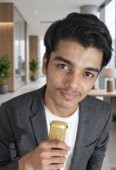
#> input picture static/team/meet.jpg, 116 x 170 px
$ python convert_team_images.py
#> lines starting #> are read from the running program, lines starting #| are printed output that depends on the picture
"""
convert_team_images.py

Converts your 5 team photos into raw RGB565 pixel arrays baked into a
C header file, so the ESP32 can draw them directly to the ST7735 screen
with drawRGBBitmap() -- no WiFi, no JPEG decode, no network round-trip.

HOW TO USE (step by step):
1. Put your 5 real photos in the SAME folder as this script.
   Any image size/format is fine (jpg or png) -- this script will
   center-crop and resize them automatically. You do NOT need to resize
   them yourself first.
2. If your photo filenames don't match the ones listed in TEAM_PHOTOS
   below, either rename your photos to match, OR edit the filenames in
   TEAM_PHOTOS to match your actual files.
3. Run:  python convert_team_images.py
4. It creates a file called team_images.h in this same folder.
5. Copy (or move) team_images.h into the folder where jarvis_esp32.ino
   lives -- it MUST sit right next to the .ino file, Arduino won't find
   it in a subfolder or a different location.
6. Open jarvis_esp32.ino in the Arduino IDE and re-upload ("Flash") it
   to the ESP32, same as you normally do.
7. Say "who made you" to Jarvis -- the 5 photos should now show on the
   robot's screen instantly, with no WiFi needed for the images.
"""

from PIL import Image
import os

# Left side = photo filename to look for in this folder.
# Right side = the C variable name jarvis_esp32.ino expects.
# Edit the LEFT side only if your filenames are different.
TEAM_PHOTOS = {
    "meet.jpg":   "meet_img",
    "bhakti.jpg": "bhakti_img",
    "shreya.jpg": "shreya_img",
    "dhara.jpg":  "dhara_img",
    "janvi.jpg":  "janvi_img",
}

# Must match the ST7735 screen size used in jarvis_esp32.ino
# (showHardcodedProfile draws at 128x128). Don't change this number
# unless you also change the .ino code that draws it.
OUTPUT_SIZE = 128


def image_to_rgb565_values(path: str, size: int = OUTPUT_SIZE):
#> called with path = 'meet.jpg', size = 128
    img = Image.open(path).convert("RGB")
#> img is the input picture: PIL image 116x170 RGB; mean R, G, B 126, 115.1, 108.7

    # Center-crop to a square first, so resizing doesn't stretch/squish
    # faces if the original photo isn't already square.
    w, h = img.size
#> w = 116; h = 170
    side = min(w, h)
#> side = 116
    left = (w - side) // 2
#> left = 0
    top = (h - side) // 2
#> top = 27
    img = img.crop((left, top, left + side, top + side))
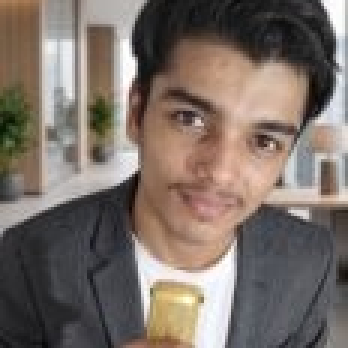
#> img: PIL image 116x116 RGB (shown 3 times larger); mean R, G, B 123.2, 111.4, 103.8
    img = img.resize((size, size), Image.LANCZOS)
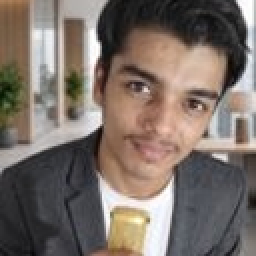
#> img: PIL image 128x128 RGB (shown 2 times larger); mean R, G, B 123.2, 111.4, 103.8

    values = []
    for (r, g, b) in img.getdata():
        # Pack 8-bit RGB into 16-bit RGB565 (5 bits red, 6 green, 5 blue)
        rgb565 = ((r & 0xF8) << 8) | ((g & 0xFC) << 3) | (b >> 3)
        values.append(rgb565)
#> this loop made 16384 passes
#> (r, g, b, rgb565) on passes 1 to 3: (169, 126, 91, 44011), (168, 128, 92, 44043), (165, 122, 87, 41930)
#> after the loop, values = 16384 values, max 65535 at index 122, min 32 at index 87, mean 31532.7
    return values


def main():
    lines = [
        "#pragma once",
        "// AUTO-GENERATED by convert_team_images.py -- do not edit by hand.",
        "// Re-run the script and re-copy this file if you change any photos.",
        "",
    ]

    found_any = False
    for filename, varname in TEAM_PHOTOS.items():
        if not os.path.exists(filename):
            print(f"WARNING: '{filename}' not found in this folder -- skipping {varname}.")
            print("         (Rename your photo to match, or edit TEAM_PHOTOS in this script.)")
            continue

        found_any = True
        print(f"Converting {filename} -> {varname} ...")
        values = image_to_rgb565_values(filename)

        lines.append(f"const uint16_t {varname}[{len(values)}] = {{")
        for i in range(0, len(values), 16):
            chunk = values[i:i + 16]
            lines.append("  " + ", ".join(str(v) for v in chunk) + ",")
#> this loop made 1024 passes
#> i on passes 2 to 4: 16, 32, 48
#> after the loop, lines = 1029 items
        lines.append("};")
        lines.append("")
#> pass 2 of the loop in main, `for filename, varname in TEAM_PHOTOS.items():`:
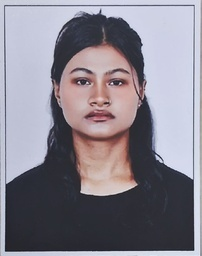
#> input picture static/team/bhakti.jpg, 202 x 256 px
#> in image_to_rgb565_values, img is the input picture: PIL image 202x256 RGB; mean R, G, B 135.1, 130.8, 141.4
#> in image_to_rgb565_values (call 2), `img = img.crop((left, top, left + side, top + side))`:
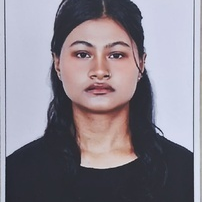
#> img: PIL image 202x202 RGB; mean R, G, B 136.4, 130.3, 140.2
#> in image_to_rgb565_values (call 2), `img = img.resize((size, size), Image.LANCZOS)`:
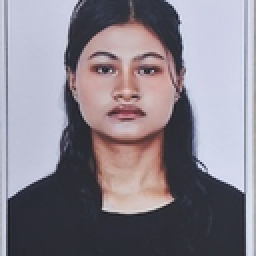
#> img: PIL image 128x128 RGB (shown 2 times larger); mean R, G, B 136.4, 130.2, 140.2
#> the loop in image_to_rgb565_values (call 2), `for (r, g, b) in img.getdata():` made 16384 passes
#> (r, g, b, rgb565) on passes 1 to 3: (196, 199, 214, 50746), (207, 210, 227, 52892), (149, 152, 169, 38101)
#> after the loop in image_to_rgb565_values (call 2), `for (r, g, b) in img.getdata():`: values = 16384 values, max 59231 at index 12281, min 4260 at index 12804, mean 35053.2
#> the loop in main, `for i in range(0, len(values), 16):` made 1024 passes
#> after the loop in main, `for i in range(0, len(values), 16):`: lines = 2056 items
#> pass 3 of the loop in main, `for filename, varname in TEAM_PHOTOS.items():`:
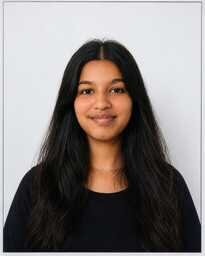
#> input picture static/team/shreya.jpg, 205 x 256 px
#> in image_to_rgb565_values, img is the input picture: PIL image 205x256 RGB; mean R, G, B 134, 127.6, 125.7
#> in image_to_rgb565_values (call 3), `img = img.crop((left, top, left + side, top + side))`:
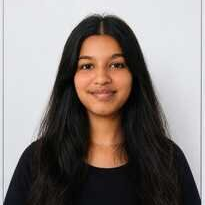
#> img: PIL image 205x205 RGB; mean R, G, B 133.4, 125.5, 122.3
#> in image_to_rgb565_values (call 3), `img = img.resize((size, size), Image.LANCZOS)`:
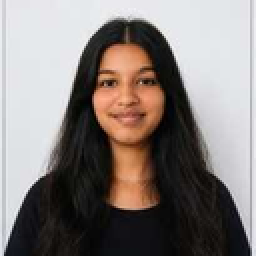
#> img: PIL image 128x128 RGB (shown 2 times larger); mean R, G, B 133.4, 125.5, 122.3
#> the loop in image_to_rgb565_values (call 3), `for (r, g, b) in img.getdata():` made 16384 passes
#> (r, g, b, rgb565) on passes 1 to 3: (232, 231, 236, 61245), (213, 212, 217, 54971), (209, 208, 213, 54938)
#> after the loop in image_to_rgb565_values (call 3), `for (r, g, b) in img.getdata():`: values = 16384 values, max 64945 at index 6334, min 0 at index 6357, mean 34263.8
#> after the loop in main, `for i in range(0, len(values), 16):`: lines = 3083 items
#> the loop made 5 passes; the first 3 are shown

    if not found_any:
        print("\nNo photos were found at all -- team_images.h was NOT created.")
        print("Check that your 5 photos are in this same folder and match TEAM_PHOTOS filenames.")
        return

    with open("team_images.h", "w") as f:
        f.write("\n".join(lines))

    print("\nDone! Created team_images.h in this folder.")
    print("Next: copy team_images.h into the SAME folder as jarvis_esp32.ino, then re-flash the ESP32.")


if __name__ == "__main__":
    main()
